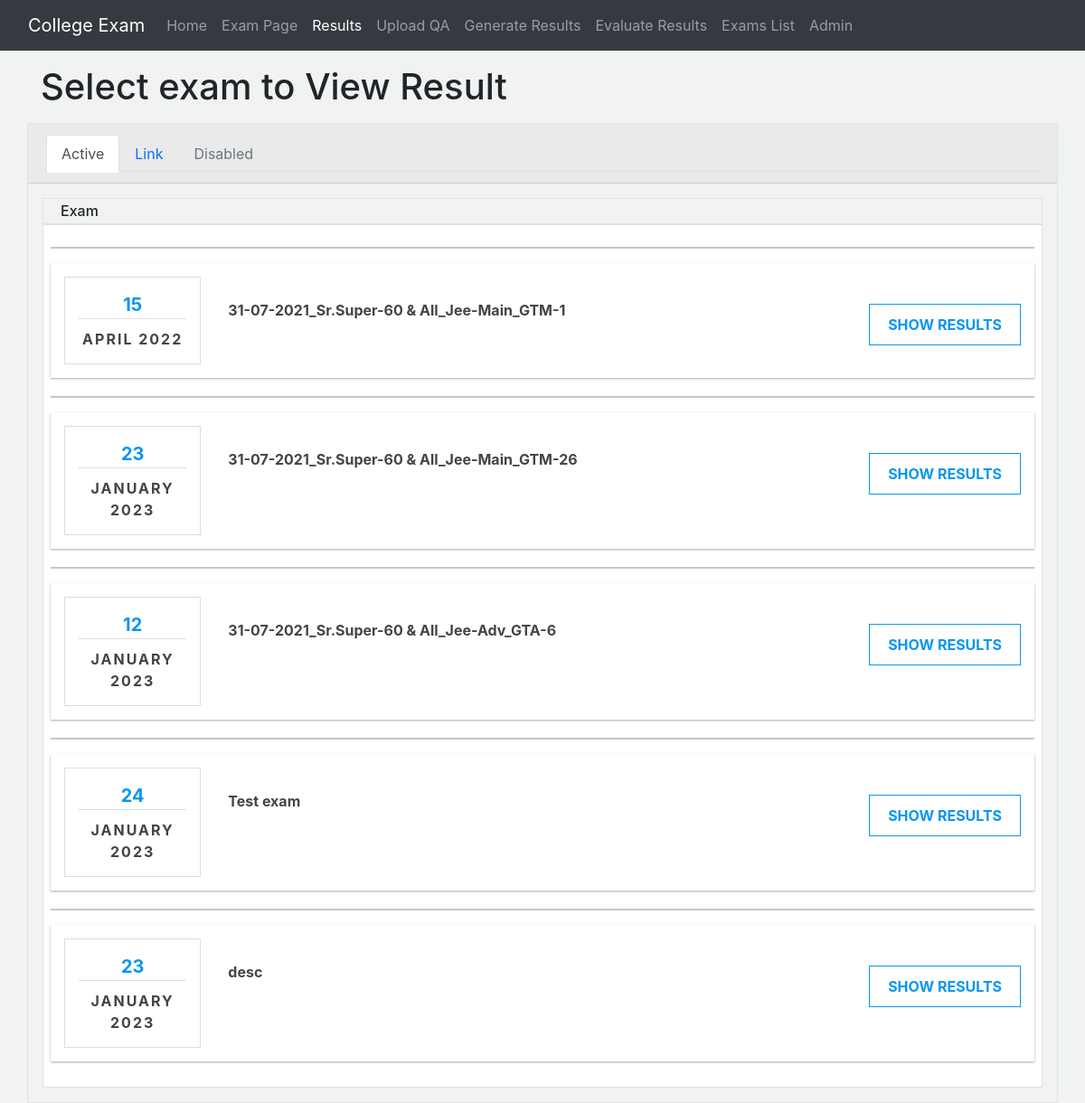
Screenshot of /exam/results/students/ (signed in) with the database file from the repository.
### exam/models.py (models this page shows, shortened)
class ExamData(models.Model):
	title = models.CharField(max_length=50)
	start_time = models.CharField(max_length=10)
	end_time = models.CharField(max_length=10)
	total_time = models.CharField(max_length=10)
	exam_id = models.IntegerField(unique=True)
	type = models.CharField(max_length=100, default="custom-21")
	date = models.DateField()
	status = models.BooleanField(default=False)
	class Meta:
		verbose_name = "ExamData"
		verbose_name_plural = "ExamDatas"

### exam/views.py (the view)
# urls.py: path('results/students/', views.studentresults, name="studentresults"),
@transaction.atomic
def studentresults(request):
	if not request.user.is_staff:
		return HttpResponse("Not permitted")
	result_exam = Result.objects.all().values('exam_id').distinct()
	allexams = []
	for exam_id in result_exam:
		exam = ExamData.objects.filter(exam_id=exam_id['exam_id'])[0]
		allexams.append({
			'title': exam.title, 'examid': int(exam.exam_id),
			'day': exam.date.day, 'month': calendar.month_name[exam.date.month], 'year': exam.date.year
		})
	for exam_id in DescResultStatus.objects.all():
		exam = ExamData.objects.filter(exam_id=exam_id.exam_id)[0]
		allexams.append({
			'title': exam.title, 'examid': int(exam.exam_id),
			'day': exam.date.day, 'month': calendar.month_name[exam.date.month], 'year': exam.date.year
		})
	content = {
		'allexams': allexams,
		'active': 'results',
	}
	return render(request, "studentsresults.html", content)

### templates/studentsresults.html (shortened to what this page needs)
{% extends 'base.html' %}
{% block body %}
    <div class="container my-3">
        <h1>Select exam to View Result</h1>
    </div>
    <div class="container border p-0">
        <div class="card-header">
            <ul class="nav nav-tabs">
                <li class="nav-item">
                    <a class="nav-link active" aria-current="true" href="#">Active</a>
                </li>
                <li class="nav-item">
                    <a class="nav-link" href="#">Link</a>
                </li>
                <li class="nav-item">
                    <a class="nav-link disabled" href="#" tabindex="-1" aria-disabled="true">Disabled</a>
                </li>
            </ul>
        </div>
        <div class="container p-3">
            <div class="container p-0">
                <div class="container border">
                    <h6 class="sorting m-0 p-1">Exam</h6>
                </div>
                <div class="container p-2 border" style="background-color: #fff;">
                    {% for exams in allexams %}
                    <hr class="">
                    <div id="takeExamId{{exams.examid}}">
                        <div class="box-card" style="border-radius: 0;">
                            <div class="row">
                                <div class="col-md-2 col-sm-3 col-xs-4">
                                    <div class="box-date text-center" style="border-radius: 0;">
                                        <ul>
                                            <li class="t-date"><span>{{exams.day}}</span>
                                            </li>
                                            <li class="t-month"><span>{{exams.month}} {{exams.year}}</span></li>
                                        </ul>
                                    </div>
                                </div>
                                <div class="col-md-6 col-sm-6 col-xs-8">
                                    <div class="box-subject">
                                        <ul>
                                            <li class="t-subject">
                                            <span class="left">{{exams.title |safe}}</span>
                                            </li>
                                        </ul>
                                    </div>
                                </div>
                                <div class="col-md-4 col-sm-3">
                                    <div class="box-button">
                                        <button type="button" class="btn-guest pull-right"
                                            id="getStartExamButtonId{{exams.examid}}" style="border-radius: 0;"
                                            onclick="resultView('{{exams.examid}}')">SHOW RESULTS</button>
                                    </div>
                                </div>
                            </div>
                        </div>
                    </div>
                    {% endfor %}
                </div>
            </div>
        </div>
    </div>
    <link rel="stylesheet" href="https://cdnjs.cloudflare.com/ajax/libs/font-awesome/4.7.0/css/font-awesome.min.css">
{% endblock body %}

### templates/base.html (shortened to what this page needs)
<!DOCTYPE html>
<html lang="en">
<head>
    <link rel="stylesheet" href="/static/bootstrap-5.0.1/css/bootstrap.min.css">
    <link href="https://cdnjs.cloudflare.com/ajax/libs/font-awesome/4.3.0/css/font-awesome.css" rel="stylesheet"  type='text/css'>
    <link rel="stylesheet" href="https://stackpath.bootstrapcdn.com/bootstrap/4.2.1/css/bootstrap.min.css">
</head>
<body>
    <nav class="navbar navbar-expand-lg navbar-dark bg-dark">
        <div class="container-fluid">
            <a class="navbar-brand" href="/">College Exam</a>
            <div class="collapse navbar-collapse" id="navbarSupportedContent">
                <ul class="navbar-nav me-auto mb-2 mb-lg-0">
                    <li class="nav-item">
                        <a class="nav-link {% if active == 'home' %}active{% endif %}" aria-current="page" href="/">Home</a>
                    </li>
                    <li class="nav-item">
                        <a class="nav-link {% if active == 'exam' %}active{% endif %}" href="/exam">Exam Page</a>
                    </li>
                    <li class="nav-item">
                        <a class="nav-link {% if active == 'results' %}active{% endif %}" href="/exam/results{% if user.is_staff %}/students{% endif %}">Results</a>
                    </li>
                    {% if user.is_staff %}
                    <li class="nav-item">
                        <a class="nav-link {% if active == 'upload' %}active{% endif %}" href="/exam/upload/">Upload QA</a>
                    </li>
                    <li class="nav-item">
                        <a class="nav-link {% if active == 'generate' %}active{% endif %}" href="/exam/results/generate">Generate Results</a>
                    </li>
                    <li class="nav-item">
                        <a class="nav-link {% if active == 'evaluate' %}active{% endif %}" href="/exam/results/evaluate">Evaluate Results</a>
                    </li>
                    <li class="nav-item">
                        <a class="nav-link {% if active == 'examList' %}active{% endif %}" href="/exam/all">Exams List</a>
                    </li>
                    <li class="nav-item">
                        <a class="nav-link" href="/admin">Admin</a>
                    </li>
                    {% endif %}
                </ul>
                <ul class="navbar-nav ml-auto">
                    <li class="nav-item dropdown">
                        <a class="nav-link" data-toggle="dropdown" href="#" aria-expanded="false">
                            <i class="fas fa-cog"></i>
                        </a>
                    </li>
                </ul>
            </div>
        </div>
    </nav>
    <link
  href="https://cdnjs.cloudflare.com/ajax/libs/font-awesome/4.3.0/css/font-awesome.css"
  rel="stylesheet"  type='text/css'>
    {% block body %}{% endblock body %}
    <link rel="stylesheet" href="https://cdnjs.cloudflare.com/ajax/libs/font-awesome/4.7.0/css/font-awesome.min.css">
</body>
</html>

### templates/studentsresults.html (style rules this page uses)
.box-card { background: #fff; border-radius: 6px; box-shadow: 0 1px 3px rgba(0, 0, 0, 0.12), 0 1px 2px rgba(0, 0, 0, 0.24); transition: all 0.3s cubic-bezier(.25, .8, .25, 1); margin-bottom: 20px; padding: 15px; }
.box-date { padding: 15px; border: 1px solid #ddd; border-radius: 6px }
.t-date { color: #0a96ee; font-size: 20px; font-weight: bold; border-bottom: 1px solid #ddd; }
.t-month { color: #444444; font-size: 16px; font-weight: bold; letter-spacing: 2px; text-transform: uppercase; padding-top: 10px; }
.box-subject { padding: 20px 0; }
.box-subject li { padding: 5px 0 }
.t-subject { font-size: 16px; font-weight: bold; color: #444444 }
.box-button { padding: 20px 0 }
.btn-guest { border: 1px solid #0a96ee; border-radius: 6px; background: #fff; color: #0a96ee; padding: 10px 20px; font-weight: bold; margin-top: 10px }
ul { margin: 0; padding: 0 }
li { list-style: none }

### templates/base.html (style rules this page uses)
body { background-color: rgb(241, 242, 242); }

### rows the page displays
ExamData: title "31-07-2021_Sr.Super-60 & All_Jee-Main_GTM-1"
ExamData: title "31-07-2021_Sr.Super-60 & All_Jee-Main_GTM-26"
ExamData: title "31-07-2021_Sr.Super-60 & All_Jee-Adv_GTA-6"
ExamData: title "Test exam"
ExamData: title "desc"

### other values shown
{{ exams.day }} "15" "23" "12" "24" "23"
{{ exams.month }} "APRIL" "JANUARY" "JANUARY" "JANUARY" "JANUARY"
{{ exams.year }} "2022" "2023" "2023" "2023" "2023"
